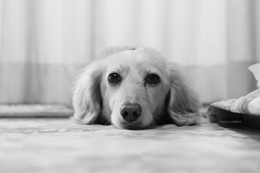
%> input picture dachshund_n.JPG, 260 x 173 px, shrunk from 2400 x 1600 before the run
$ octave ex5_5.m   (GNU Octave 9; MATLAB toolbox functions it lacks are replaced by stand-ins)
%> lines starting %> are read from the running program, lines starting %| are printed output that depends on the picture
b = imread('dachshund_n.jpg');
%> b is the input picture: size 173x260 uint8; min 2, max 239, mean 185.5
[r,c,d] = size(b);
%> r = 173; c = 260; d = 1
colormap(gray(256));
dv = double(zeros(r,c));
A = zeros(3,3);
for i=1:r-1
     for j=1:c-1
        if (i <= 2)
            imnus1 = i+1;
        else
            imnus1 = i-1;
        end
        if (j <= 2)
            jmnus1 = j+1;
        else
            jmnus1 = j-1;
        end

        A(1,1) = b(imnus1-1,jmnus1-1);
        A(1,2) = b(imnus1-1,jmnus1);
        A(1,3) = b(imnus1-1,jmnus1+1);
        A(2,1) = b(imnus1,jmnus1-1);
        A(2,2) = b(imnus1,jmnus1);
        A(2,3) = b(imnus1,jmnus1+1);
        A(3,1) = b(imnus1+1,jmnus1-1);
        A(3,2) = b(imnus1+1,jmnus1);
        A(3,3) = b(imnus1+1,jmnus1+1);

        dv(i,j) = median(A,'all');
     end
end
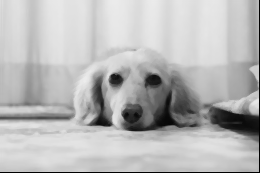
%> dv: size 173x260 double; min 0, max 236, mean 184
%> after the loop, A = [183 182 180; 182 181 180; 180 180 181]; imnus1 = 171; jmnus1 = 258
 subplot(1,2,1), image(dv);
 subplot(1,2,2), image(b);
